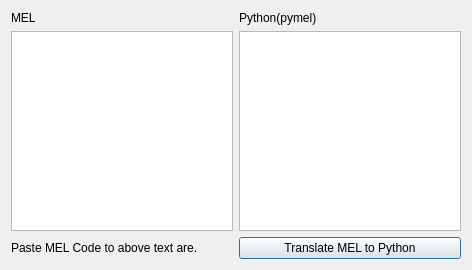
<?xml version="1.0" encoding="UTF-8"?>
<ui version="4.0">
 <class>ezMel2PyWin</class>
 <widget class="QDialog" name="ezMel2PyWin">
  <property name="geometry">
   <rect>
    <x>0</x>
    <y>0</y>
    <width>472</width>
    <height>270</height>
   </rect>
  </property>
  <property name="windowTitle">
   <string>Translate MEL to Python</string>
  </property>
  <layout class="QVBoxLayout" name="verticalLayout">
   <item>
    <layout class="QGridLayout" name="gridLayout">
     <property name="sizeConstraint">
      <enum>QLayout::SetDefaultConstraint</enum>
     </property>
     <item row="0" column="1">
      <widget class="QLabel" name="em2pLabelPython">
       <property name="text">
        <string>Python(pymel)</string>
       </property>
      </widget>
     </item>
     <item row="1" column="0">
      <widget class="QTextEdit" name="em2pTextEditMEL"/>
     </item>
     <item row="1" column="1">
      <widget class="QTextEdit" name="em2pTextEditPy"/>
     </item>
     <item row="0" column="0">
      <widget class="QLabel" name="em2pLabelMEL">
       <property name="text">
        <string>MEL</string>
       </property>
      </widget>
     </item>
     <item row="2" column="1">
      <widget class="QPushButton" name="em2pConvMel2PyBtn">
       <property name="text">
        <string>Translate MEL to Python</string>
       </property>
       <property name="+command" stdset="0">
        <string>&quot;import ezMel2Python;ezMel2Python.em2pConvMel2Py()&quot;</string>
       </property>
      </widget>
     </item>
     <item row="2" column="0">
      <widget class="QLabel" name="em2pLabel">
       <property name="frameShadow">
        <enum>QFrame::Plain</enum>
       </property>
       <property name="lineWidth">
        <number>1</number>
       </property>
       <property name="text">
        <string>Paste MEL Code to above text are.</string>
       </property>
      </widget>
     </item>
    </layout>
   </item>
  </layout>
 </widget>
 <resources/>
 <connections/>
</ui>
